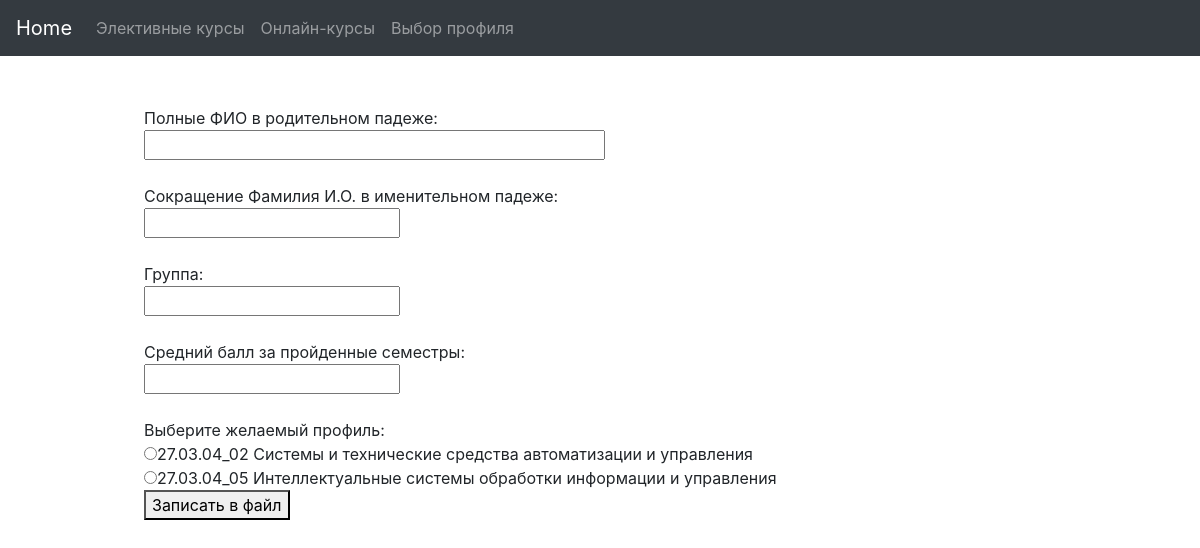
/profile/, run on the app's committed database.
### Home/models.py (models this page shows, shortened)
class ikntprofils(models.Model):
	name = models.TextField(db_index=True)
	val = models.TextField(db_index=True)

### Home/views.py (the view)
# urls.py: path('profile/', views.profile.as_view(), name='profile_url'),
class profile(View):
	def get(self, request):
		form = profForm()
		profch = ikntprofils.objects.all()
		return render(request, 'Home/profiles.html', context={'form': form,
															  'profch': profch})

### Home/forms.py
class profForm(forms.Form):
	FIO = forms.CharField(
		max_length = 200,
		label="Полные ФИО в родительном падеже",
		widget=forms.TextInput(attrs={'size': '40'})
	)
	FIO2 = forms.CharField(
		max_length = 200,
		label = "Сокращенные Фамилия И.О. в именительном падеже"
	)
	group = forms.CharField(
		max_length = 200,
		label = "Введите номер группы"
	)
	sred = forms.CharField(
		max_length = 200,
		label = "Введите средний балл"
	)
	profile1 = forms.ModelChoiceField(
	 	queryset=ikntprofils.objects.all(),
	 	label="Выберите желаемый профиль"
	)
	profile1.empty_label = None

### Home/templates/Home/profiles.html (shortened to what this page needs)
{% extends 'base_.html' %}
		{% block content %}
			<form action="file_input" method="post">
			Полные ФИО в родительном падеже:<br>{{ form.FIO }}<br><br>
			Сокращение Фамилия И.О. в именительном падеже:<br>{{ form.FIO2 }}<br><br>
			Группа:<br>{{ form.group }}<br><br>
			Средний балл за пройденные семестры:<br>{{ form.sred }}<br><br>
			Выберите желаемый профиль:<br>
			{% for prof in profch %}
			<input type="radio" name="profile1" value="{{prof.val}}" required>{{prof.name}}<br>
			{% endfor %}
			<button type="submit">Записать в файл</button>
			</form>
		{% endblock %}

### data on the page
ikntprofils: name "27.03.04_02 Системы и технические средства автоматизации и управления"
ikntprofils: name "27.03.04_05 Интеллектуальные системы обработки информации и управления"
